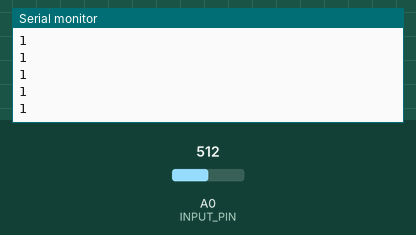
Bench run of a sketch on a simulated Arduino Uno, built with avr-gcc and run on an emulated ATmega328P. Shown: the last lines printed to the serial monitor. Inputs (shaded band) come from the test bench; at power-on: A0 (INPUT_PIN) = 512.

Above: at 1.2 s.
1.3 s: A0 (INPUT_PIN) set to 610
At 2.0 s:
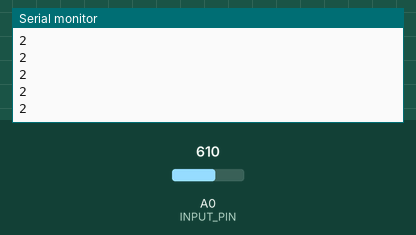
2.8 s: A0 (INPUT_PIN) set to 710
At 3.8 s:
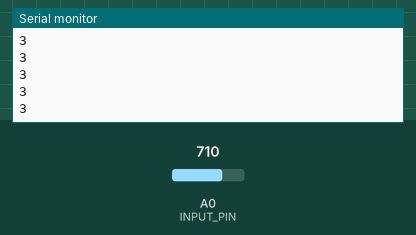
Timing chart, 0 to 5.8 s (numbered marks = the images above; inputs shaded):
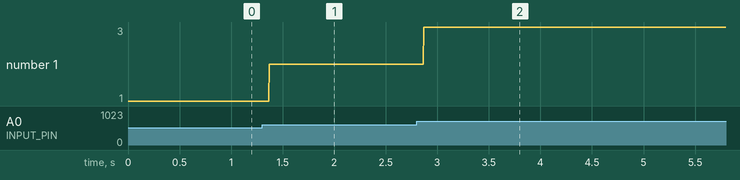

The sketch:

teste03.ino
```cpp
#define INPUT_PIN A0

void setup() {
  Serial.begin(9600);
  pinMode(INPUT_PIN, INPUT);
}

void loop() {
  int result = readAnalogButton();
  Serial.println(result);
}

int readAnalogButton() {
  int button = analogRead(INPUT_PIN);
  if (button > 900) return 0;
  if (button < 600) return 1;
  if (button < 700) return 2;
  if (button < 800) return 3;
  if (button < 830) return 4;
  if (button < 860) return 5;
  if (button < 890) return 6;
  }
```

Measured:
- after the input at 1.3 s, the serial monitor: prints a new line after 0.07 s (image 1)
- after the input at 2.8 s, the serial monitor: prints a new line after 0.07 s (image 2)
- plotted number 1: 1 → 2 after the input at 1.3 s, 2 → 3 after the input at 2.8 s
